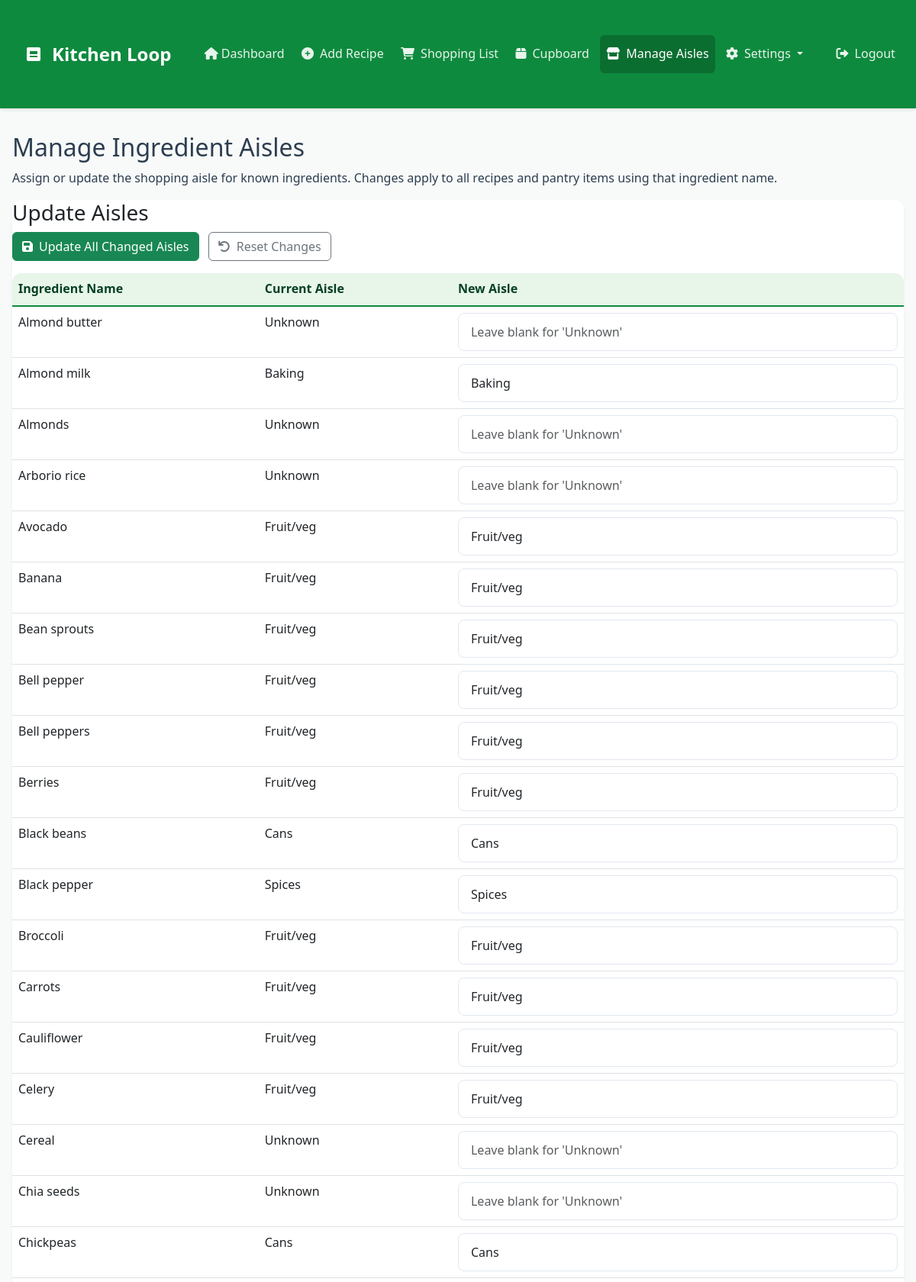
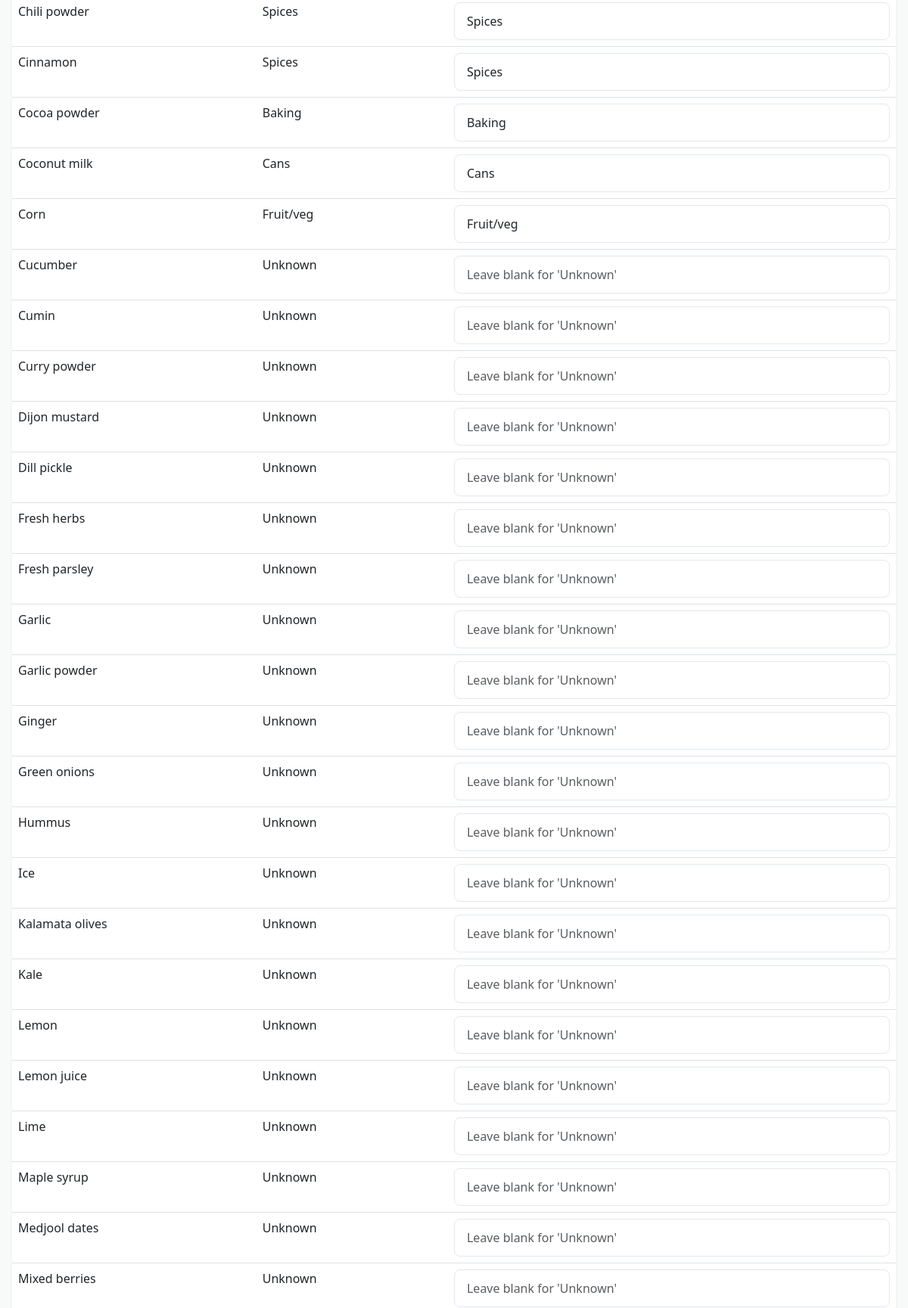
/manage_aisles (signed in, upper part), run on the app's committed database (2 pictures, top to bottom).
### app.py (models this page shows, shortened)
class Ingredient(db.Model):
    id = db.Column(db.Integer, primary_key=True)
    name = db.Column(db.String(100), nullable=False)
    quantity = db.Column(db.String(50))
    unit = db.Column(db.String(50))
    aisle = db.Column(db.String(50))
    recipe_id = db.Column(db.Integer, db.ForeignKey('recipe.id'), nullable=False)
    updated_at = db.Column(db.DateTime, default=datetime.utcnow, onupdate=datetime.utcnow)

### app.py (the view, shortened to what this page needs)
@app.route('/manage_aisles', methods=['GET', 'POST'])
@login_required
def manage_aisles():
    distinct_aisles = get_distinct_aisles()
    try:
        ingredients = db.session.query(
        Ingredient.name,
            func.max(Ingredient.aisle).label('aisle')
        ).group_by(
            Ingredient.name
        ).order_by(
            Ingredient.name
        ).all()
        ingredients = [{'name': i.name, 'aisle': i.aisle} for i in ingredients]
        return render_template(
            'manage_aisles.html',
            ingredients=ingredients,
            distinct_aisles=distinct_aisles
        )
    except Exception as e:
        flash(f'Error loading ingredients: {str(e)}', 'error')
        return redirect(url_for('dashboard'))

### app.py (called while the page is built)
@login_manager.user_loader
def load_user(user_id):
    return User.query.get(int(user_id))

def get_distinct_aisles() -> List[str]:
    q1 = db.session.query(Ingredient.aisle).filter(Ingredient.aisle.isnot(None), Ingredient.aisle != '').distinct()
    q2 = db.session.query(PantryItem.aisle).filter(PantryItem.aisle.isnot(None), PantryItem.aisle != '').distinct()
    all_aisles = {row[0] for row in q1.union(q2).all() if row[0]}
    return sorted(list(all_aisles))

### templates/manage_aisles.html (shortened to what this page needs)
{% extends 'base.html' %}
{% block content %}
<h2>Manage Ingredient Aisles</h2>
<p>Assign or update the shopping aisle for known ingredients. Changes apply to all recipes and pantry items using that ingredient name.</p>
<div class="card">
    <h3>Update Aisles</h3>
    {% if ingredients %}
    <form method="POST" action="{{ url_for('manage_aisles') }}" id="manage-aisles-form" class="needs-validation" novalidate>
        <div class="form-actions mb-3">
            <button type="submit" class="btn btn-success update-all-aisles-btn">
                <i class="fas fa-save me-2"></i>Update All Changed Aisles
            </button>
            <button type="button" class="btn btn-outline-secondary ms-2" id="reset-form">
                <i class="fas fa-undo me-2"></i>Reset Changes
            </button>
        </div>
        <div class="table-responsive">
            <table id="manage-aisles-table" class="table table-hover">
                <thead>
                    <tr>
                        <th>Ingredient Name</th>
                        <th>Current Aisle</th>
                        <th>New Aisle</th>
                    </tr>
                </thead>
                <tbody>
                    {% for ingredient in ingredients %}
                    <tr>
                        <td>{{ ingredient.name }}</td>
                        <td>{{ ingredient.aisle if ingredient.aisle else 'Unknown' }}</td>
                        <td>
                            <input type="text"
                                   name="aisle_{{ ingredient.name }}"
                                   placeholder="Leave blank for 'Unknown'"
                                   value="{{ ingredient.aisle if ingredient.aisle else '' }}"
                                   list="aisle-suggestions"
                                   class="form-control aisle-input"
                                   data-original-value="{{ ingredient.aisle if ingredient.aisle else '' }}">
                        </td>
                    </tr>
                    {% endfor %}
                </tbody>
            </table>
        </div>
    </form>
    {% else %}
    <div class="alert alert-info">
        <i class="fas fa-info-circle me-2"></i>No ingredients found in recipes yet.
    </div>
    {% endif %}
</div>
{% endblock %}

### templates/base.html (style rules this page uses)
:root { --brand-primary: #0E8A3E; --brand-secondary: #0A6E31; --brand-light: #E8F5E9; --brand-dark: #064023; --text-primary: #2C3E50; --text-secondary: #596775; --background-light: #F8FAF9; }
body { background-color: var(--background-light); font-family: 'Segoe UI', Tahoma, Geneva, Verdana, sans-serif; color: var(--text-primary); line-height: 1.6; }
.card { border: none; border-radius: 12px; box-shadow: 0 2px 4px rgba(0,0,0,0.05); transition: transform 0.2s ease, box-shadow 0.2s ease; background-color: white; margin-bottom: 1.5rem; }
.form-control { padding: 0.75rem 1rem; border-radius: 8px; border: 1px solid #E2E8F0; font-size: 1rem; transition: all 0.3s ease; }
.table { background-color: white; border-radius: 12px; overflow: hidden; }
.table thead th { background-color: var(--brand-light); color: var(--brand-dark); font-weight: 600; border-bottom: 2px solid var(--brand-primary); }

### data on the page
Ingredient: name "Avocado", aisle "Fruit/veg", name "Fruit/veg"
Ingredient: name "Bean sprouts", aisle "Fruit/veg", name "Fruit/veg"
Ingredient: name "Bell peppers", aisle "Fruit/veg", name "Fruit/veg"
Ingredient: name "Berries", aisle "Fruit/veg", name "Fruit/veg"
Ingredient: name "Broccoli", aisle "Fruit/veg", name "Fruit/veg"
Ingredient: name "Cauliflower", aisle "Fruit/veg", name "Fruit/veg"
Ingredient: name "Celery", aisle "Fruit/veg", name "Fruit/veg"
Ingredient: name "Chili powder", aisle "Spices", name "Spices"
Ingredient: name "Cocoa powder", aisle "Baking", name "Baking"
Ingredient: name "Corn", aisle "Fruit/veg", name "Fruit/veg"

### other printed values
{{ ingredient.name }} "Almond butter" "Almond milk" "Almonds" "Arborio rice" "Banana" "Bell pepper" "Black beans" "Black pepper" "Carrots" "Cereal" "Chia seeds" "Chickpeas" "Cinnamon" "Coconut milk" "Cucumber" "Cumin" "Curry powder" "Dijon mustard" "Dill pickle" "Fresh herbs" "Fresh parsley" "Garlic" "Garlic powder" "Ginger" "Green onions" "Hummus" "Ice" "Kalamata olives" "Kale" "Lemon" "Lemon juice" "Lime" "Maple syrup" "Medjool dates" "Mixed berries"
{{ ingredient.aisle if ingredient.aisle else 'Unknown' }} "Unknown" "Baking" "Unknown" "Unknown" "Fruit/veg" "Fruit/veg" "Cans" "Spices" "Fruit/veg" "Unknown" "Unknown" "Cans" "Spices" "Cans" "Unknown" "Unknown" "Unknown" "Unknown" "Unknown" "Unknown" "Unknown" "Unknown" "Unknown" "Unknown" "Unknown" "Unknown" "Unknown" "Unknown" "Unknown" "Unknown" "Unknown" "Unknown" "Unknown" "Unknown" "Unknown"
